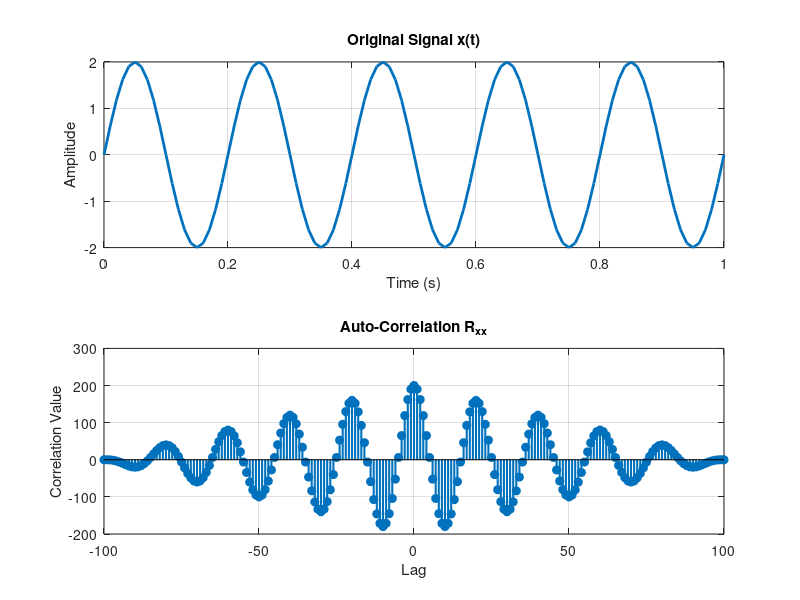

Write the MATLAB code that produced this figure.
clc;
clear all;
close all;

t = 0:0.1:0.3;
% So t = [0   0.1   0.2   0.3]

x = [1, 2, 3, 4]
% For random signal genration : x = randn(1, length(t));

subplot(2,1,1);
plot(t, x, 'b', 'LineWidth', 2);
title('Signal x');
xlabel('Time');
ylabel('Amplitude');

m = xcorr(x, x);  
% m = [4, 11, 20, 30, 20, 11, 4]     length(m) = 2 * length(x) - 1 = 7
disp("m = ")
disp(m)

t1 = t;
t2 = -fliplr(t1);

% t1 = [0   0.1   0.2   0.3]
% t2 = [-0.3, -0.2, -0.1, 0]

n1 = min(t1) + min(t2);   % n1 = 0 + (-0.3) = -0.3
n2 = max(t1) + max(t2);   % n2 = 0.3 + 0 = 0.3
n = linspace(n1, n2, length(m));  % n = linspace(-0.3, 0.3, 7)
% n = [-0.3  -0.2  -0.1   0   0.1   0.2   0.3]
disp("n = ")
disp(n)


subplot(2,1,2);
plot(n, m, 'm', 'Linewidth', 2);
title('Auto-correlation of x');
xlabel('Lag');
ylabel('Correlation');

% ==============================================================================
% Another easy way 
% ==============================================================================
clc;
close all;
clear;

% --- Signal Definition ---
t = 0:0.01:1;     % Time vector
f = 5;            % Frequency in Hz
A = 2;            % Amplitude
x = A * sin(2 * pi * f * t);   % Sine wave signal

% --- Plot Original Signal ---
subplot(2,1,1)
plot(t, x, 'LineWidth', 2);
title('Original Signal x(t)');
xlabel('Time (s)');
ylabel('Amplitude');
grid on;

% --- Auto-Correlation ---
[R_xx, lags] = xcorr(x, x);   % Auto-correlation

% --- Plot Auto-Correlation ---
subplot(2,1,2)
stem(lags, R_xx, 'filled', 'LineWidth', 1.5);
title('Auto-Correlation R_{xx}');
xlabel('Lag');
ylabel('Correlation Value');
grid on;




% Auto-correlation হলো একই সিগনালের সাথে তার নিজের মিল (similarity) পরিমাপ করার পদ্ধতি, যেখানে সিগনালটাকে ধীরে ধীরে shift (lag) করে দেখা হয় — কোন অবস্থানে নিজেই নিজের সাথে সবচেয়ে বেশি match করে।

% সহজ উদাহরণ:

% ধরো, একটি waveform আছে
% তুমি সেই waveform-টাকেই সামান্য ডানে সরিয়ে overlap করাও... আবার আরও সরাও... এভাবে দেখতে থাকো কোথায় সবথেকে বেশি মিল হচ্ছে।
% যে shift-এ সবচেয়ে বেশি ম্যাচিং হয়, সেই ল্যাগ-এ auto-correlation মান সর্বোচ্চ হয়।

% Auto-Correlation Applications
% 1️⃣ Signal Processing / Communication
% Pitch detection: গান বা স্পিচে মূল frequency বের করতে
% Echo detection: Signal delay বা reflection detect করা
% Noise analysis: Signal এর মধ্যে noise quantify করা
% Synchronization: Receiver ও transmitter signal sync করতে

% 2️⃣ Radar & Sonar
% Object distance বা speed detect করতে
% Signal reflection time বের করতে

% 3️⃣ Digital Communication
% Error detection: Signal distortion বা corruption চেক করা
% Channel analysis: Signal multipath বা delay estimate করা

% 4️⃣ Time Series Analysis
% Stock prices বা economic data trend detect করা
% Data set এর periodic pattern বোঝা

% 5️⃣ Audio / Music Analysis
% Musical note detection
% Repeating rhythm বা beat analysis

% 6️⃣ Image Processing
% Texture analysis: Image texture এর repetitive pattern detect করা
% Motion detection: Video frames এর similarity measure করা



% Observation	                                        বোঝায় কি?
% Lag = 0 তে সর্বোচ্চ পিক (Highest Peak)	              নিজেকেই নিজের সাথে compare করলে সবচেয়ে বেশি similarity থাকে → Max correlation at lag = 0 
% Lag ±20, ±40, ±60 এ আবার peak আছে	                এটাকে বলে periodic peaks → Signal এর period ওই ল্যাগের সমান
% যত ল্যাগ বাড়ে, পিকের মান কমে	                      কারণ দূরের sample গুলো মিলে similarity কমে যায় → Energy decay
% Positive এবং Negative উভয় lag এ symmetric pattern	Auto-correlation সবসময় symmetric হয় Rxx(τ) = Rxx(-τ)
% Correlation Value = 200 (Maximum Energy)            মানে signal-এর total energy/sum of squared amplitude সবচেয়ে বেশি এই point এ contribute করেছে।
